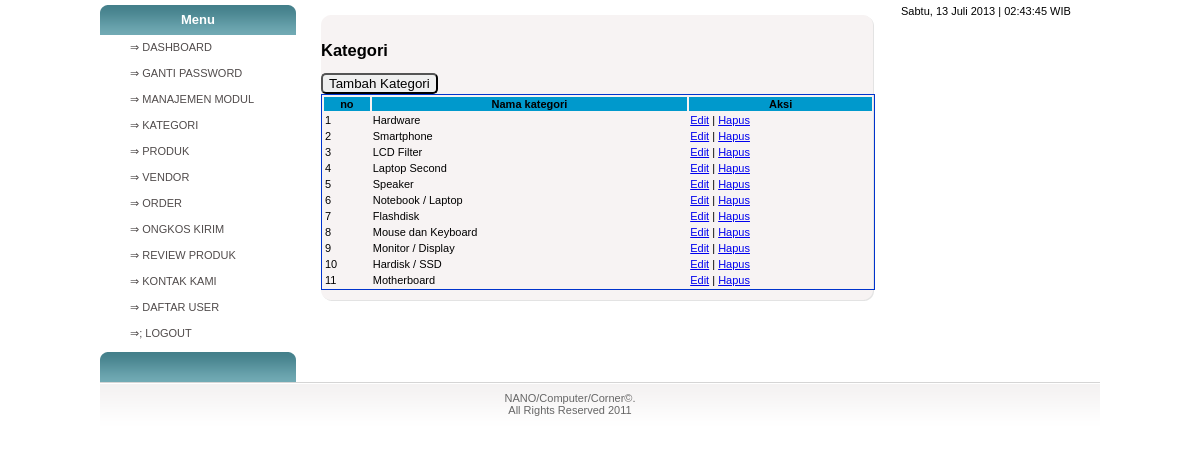
The app's page /admin/media.php?module=kategori (signed in) with its own data.
### tables this page shows
CREATE TABLE IF NOT EXISTS `modul` (
  `id_modul` int(5) NOT NULL AUTO_INCREMENT,
  `nama_modul` varchar(50) NOT NULL,
  `link` varchar(100) NOT NULL,
  `status` enum('user','admin') NOT NULL,
  `aktif` enum('Y','N') NOT NULL,
  `urutan` int(5) NOT NULL,
  PRIMARY KEY (`id_modul`)
);

CREATE TABLE IF NOT EXISTS `kategori` (
  `id_kategori` int(5) NOT NULL AUTO_INCREMENT,
  `nama_kategori` varchar(50) NOT NULL,
  `seo` varchar(50) NOT NULL,
  PRIMARY KEY (`id_kategori`)
);

### admin/modul/mod_kategori/kategori.php (the view, shortened to what this page needs)
<?php
$aksi="modul/mod_kategori/aksi_kategori.php";
switch($_GET['act']){
  default:
    echo "<div class='top_admin_box'><h2>Kategori</h2></DIV>
          <input type=button value='Tambah Kategori'
          onclick=\"window.location.href='?module=kategori&act=tambahkategori';\">
          <table id='list'>
          <tr><th>no</th><th>Nama kategori</th><th>Aksi</th></tr>";
    $tampil=mysql_query("SELECT * FROM kategori ORDER BY id_kategori DESC");
    $no=1;
    while ($r=mysql_fetch_array($tampil)){
       echo "<tr><td>$no</td>
             <td>$r[nama_kategori]</td>
             <td><a href=?module=kategori&act=editkategori&id=$r[id_kategori]>Edit</a> |
	               <a onclick=\"return confirmSubmit('$r[nama_kategori]')\" href=$aksi?module=kategori&act=hapus&id=$r[id_kategori]>Hapus</a>
             </td></tr>";
      $no++;
    }
    echo "</table>";
    break;
}
?>

### admin/menu.php (shortened to what this page needs)
<?php
if ($_SESSION['leveluser']=='admin'){
  $sql=mysql_query("select * from modul where aktif='Y' order by urutan");
}
else{
  $sql=mysql_query("select * from modul where status='user' and aktif='Y' order by urutan");
}
while ($m=mysql_fetch_array($sql)){
  echo "<li class='odd'><a href='$m[link]'>&rArr; $m[nama_modul] </a></li>";
}
?>

### css/style.css (style rules this page uses)
body { padding:0; font-family:Arial, Helvetica, sans-serif; font-size:11px; margin:0px auto auto auto; color:#000; }
input { -webkit-border-radius: 5px; -moz-border-radius: 5px; border-radius: 5px; }
ul.left_menu_admin li.odd a { width:166px;height:25px;display:block;background-position:5px 5px;border-bottom:1px #FFFFFF solid; text-decoration:none;color:#504b4b;padding:0 0 0 30px; line-height:25px; }
.top_admin_box { argin:0px; }

### admin/content.php (style rules this page uses)
#list { width:inherit; border: 1px #03C solid; }
#list th { background:#09C; }

### records on screen
modul: nama_modul "GANTI PASSWORD"
modul: nama_modul "MANAJEMEN MODUL"
modul: nama_modul "KATEGORI"
modul: nama_modul "PRODUK"
modul: nama_modul "VENDOR"
modul: nama_modul "ORDER"
modul: nama_modul "ONGKOS KIRIM"
modul: nama_modul "REVIEW PRODUK"
modul: nama_modul "KONTAK KAMI"
modul: nama_modul "DAFTAR USER"
kategori: nama_kategori "Hardware"
kategori: nama_kategori "Smartphone"
kategori: nama_kategori "LCD Filter"
kategori: nama_kategori "Laptop Second"
kategori: nama_kategori "Speaker"
kategori: nama_kategori "Notebook / Laptop"
kategori: nama_kategori "Flashdisk"
kategori: nama_kategori "Mouse dan Keyboard"
kategori: nama_kategori "Monitor / Display"
kategori: nama_kategori "Hardisk / SSD"
kategori: nama_kategori "Motherboard"

### other values on screen
$hari_ini "Sabtu"
